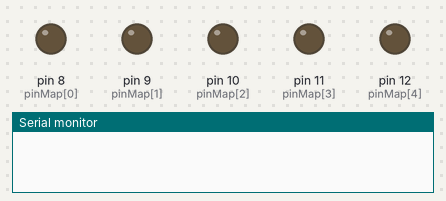
This sketch was run on a simulated Arduino Uno, built with avr-gcc and run on an emulated ATmega328P. On the bench: output pins drawn as LEDs (lit = HIGH), the last lines printed to the serial monitor.

Above: at 0.2 s.
At 2.7 s:
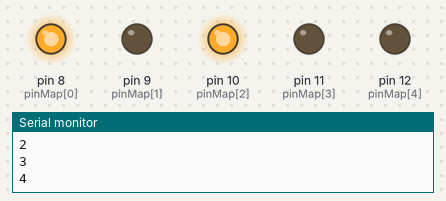
At 5.2 s:
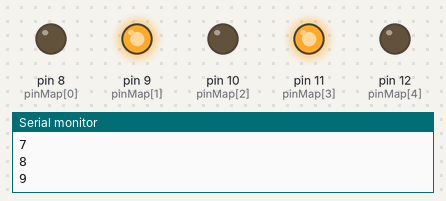
At 10.2 s:
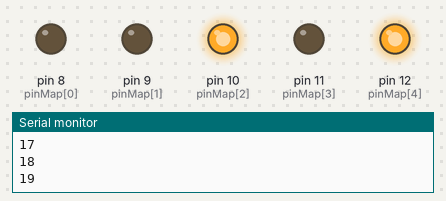
At 15.2 s:
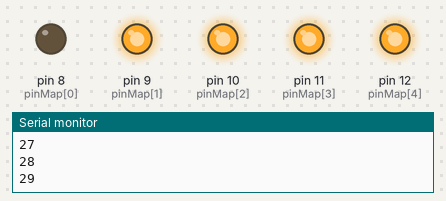
At 20.2 s:
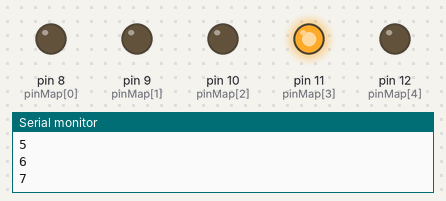
Timing chart, 0 to 20.8 s (numbered marks = the images above):
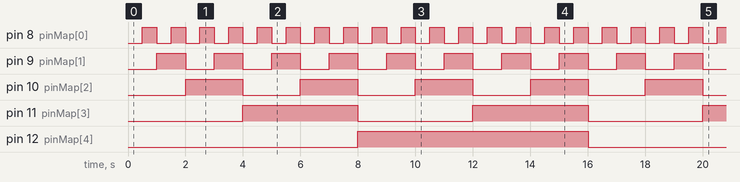

Measured:
- by itself, pin 8 (pinMap[0]): alternates HIGH for 0.50 s and LOW for 0.50 s
- by itself, pin 9 (pinMap[1]): alternates HIGH for 1.0 s and LOW for 1.0 s
- by itself, pin 10 (pinMap[2]): alternates HIGH for 2.0 s and LOW for 2.0 s
- by itself, pin 11 (pinMap[3]): alternates HIGH for 4.0 s and LOW for 4.0 s
- by itself, pin 12 (pinMap[4]): alternates HIGH for 8.0 s and LOW for 8.0 s

The sketch:

Counter.ino
```cpp
int count = 0;
int mask = 1;
int pinMap[] = {8, 9, 10, 11, 12};

void setup() {
  // Start a serial Console (See it in Serial Monitor)
  Serial.begin(9600);
  // Set the pin modes as output pin (8 9 10 11)
  pinMode( 8, OUTPUT);
  pinMode( 9, OUTPUT);
  pinMode(10, OUTPUT);
  pinMode(11, OUTPUT);
  pinMode(12, OUTPUT);
}

void loop() {
  // put your main code here, to run repeatedly:
  for (int i = 0; i < 5; i++) {
    if (count & (mask << i)) {
      digitalWrite(pinMap[i], HIGH);
    } else {
      digitalWrite(pinMap[i], LOW);
    }
  }
  delay(500);
  Serial.println(count);
  count = (count + 1)% 32;
}
```
